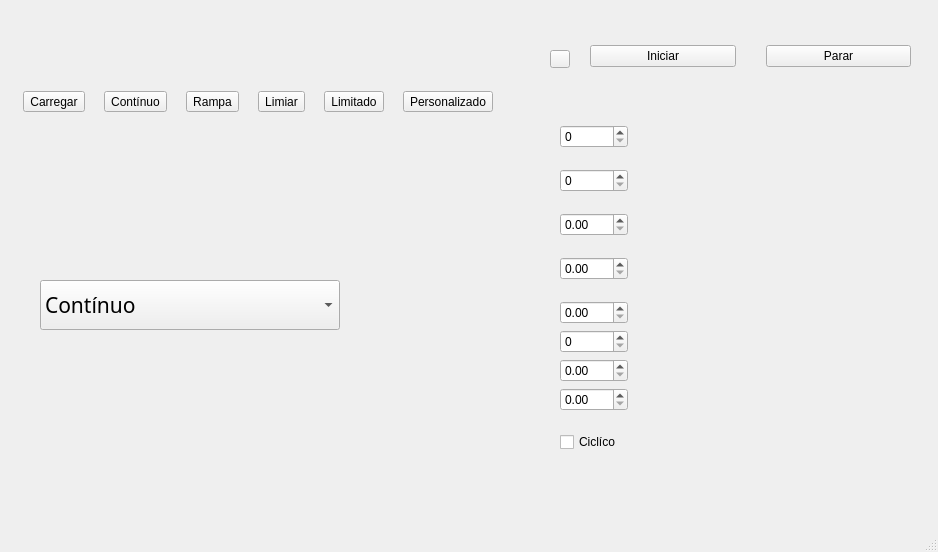
<?xml version="1.0" encoding="UTF-8"?>
<ui version="4.0">
 <class>MainWindow</class>
 <widget class="QMainWindow" name="MainWindow">
  <property name="geometry">
   <rect>
    <x>0</x>
    <y>0</y>
    <width>938</width>
    <height>552</height>
   </rect>
  </property>
  <property name="sizePolicy">
   <sizepolicy hsizetype="Preferred" vsizetype="Preferred">
    <horstretch>32</horstretch>
    <verstretch>32</verstretch>
   </sizepolicy>
  </property>
  <property name="maximumSize">
   <size>
    <width>16777215</width>
    <height>16777215</height>
   </size>
  </property>
  <property name="windowTitle">
   <string>MainWindow</string>
  </property>
  <property name="iconSize">
   <size>
    <width>25</width>
    <height>25</height>
   </size>
  </property>
  <property name="toolButtonStyle">
   <enum>Qt::ToolButtonStyle::ToolButtonTextUnderIcon</enum>
  </property>
  <widget class="QWidget" name="centralwidget">
   <widget class="QPushButton" name="testeCanais_pushButton">
    <property name="geometry">
     <rect>
      <x>550</x>
      <y>50</y>
      <width>20</width>
      <height>18</height>
     </rect>
    </property>
    <property name="text">
     <string/>
    </property>
   </widget>
   <widget class="QWidget" name="layoutWidget">
    <property name="geometry">
     <rect>
      <x>560</x>
      <y>110</y>
      <width>68</width>
      <height>358</height>
     </rect>
    </property>
    <layout class="QVBoxLayout" name="verticalLayout_7">
     <item>
      <widget class="QSpinBox" name="ch1_spinBox_ciclos">
       <property name="enabled">
        <bool>true</bool>
       </property>
      </widget>
     </item>
     <item>
      <widget class="QSpinBox" name="spinBox_protocol">
       <property name="enabled">
        <bool>true</bool>
       </property>
      </widget>
     </item>
     <item>
      <widget class="QDoubleSpinBox" name="ch2_doubleSpinBox_I2i">
       <property name="enabled">
        <bool>true</bool>
       </property>
      </widget>
     </item>
     <item>
      <widget class="QDoubleSpinBox" name="ch1_doubleSpinBox_I1i">
       <property name="enabled">
        <bool>true</bool>
       </property>
      </widget>
     </item>
     <item>
      <layout class="QVBoxLayout" name="verticalLayout_6">
       <item>
        <widget class="QDoubleSpinBox" name="doubleSpinBox_toff">
         <property name="enabled">
          <bool>true</bool>
         </property>
        </widget>
       </item>
       <item>
        <widget class="QSpinBox" name="ch2_spinBox_ciclos">
         <property name="enabled">
          <bool>true</bool>
         </property>
        </widget>
       </item>
       <item>
        <widget class="QDoubleSpinBox" name="doubleSpinBox_ton">
         <property name="enabled">
          <bool>true</bool>
         </property>
        </widget>
       </item>
       <item>
        <widget class="QDoubleSpinBox" name="ch1_doubleSpinBox_trigger">
         <property name="enabled">
          <bool>true</bool>
         </property>
        </widget>
       </item>
      </layout>
     </item>
     <item>
      <layout class="QVBoxLayout" name="verticalLayout_5">
       <item>
        <widget class="QCheckBox" name="ciclicoCheckBox">
         <property name="text">
          <string>Ciclíco</string>
         </property>
        </widget>
       </item>
      </layout>
     </item>
    </layout>
   </widget>
   <widget class="QWidget" name="layoutWidget">
    <property name="geometry">
     <rect>
      <x>590</x>
      <y>30</y>
      <width>321</width>
      <height>53</height>
     </rect>
    </property>
    <layout class="QHBoxLayout" name="horizontalLayout_11">
     <property name="spacing">
      <number>30</number>
     </property>
     <item>
      <widget class="QPushButton" name="iniciarEstimulo_pushButton">
       <property name="text">
        <string>Iniciar</string>
       </property>
      </widget>
     </item>
     <item>
      <widget class="QPushButton" name="pararEstimulo_pushButton">
       <property name="text">
        <string>Parar</string>
       </property>
      </widget>
     </item>
    </layout>
   </widget>
   <widget class="QWidget" name="layoutWidget">
    <property name="geometry">
     <rect>
      <x>10</x>
      <y>30</y>
      <width>496</width>
      <height>144</height>
     </rect>
    </property>
    <layout class="QVBoxLayout" name="verticalLayout_8">
     <item>
      <layout class="QHBoxLayout" name="horizontalLayout_15">
       <item>
        <widget class="QToolButton" name="loadProtocol">
         <property name="minimumSize">
          <size>
           <width>0</width>
           <height>0</height>
          </size>
         </property>
         <property name="text">
          <string>Carregar</string>
         </property>
         <property name="icon">
          <iconset resource="resources.qrc">
           <normaloff>:/images/loag.png</normaloff>:/images/loag.png</iconset>
         </property>
         <property name="iconSize">
          <size>
           <width>30</width>
           <height>30</height>
          </size>
         </property>
         <property name="toolButtonStyle">
          <enum>Qt::ToolButtonStyle::ToolButtonTextUnderIcon</enum>
         </property>
        </widget>
       </item>
       <item>
        <widget class="QToolButton" name="continuousProtocol">
         <property name="text">
          <string>Contínuo</string>
         </property>
         <property name="icon">
          <iconset resource="resources.qrc">
           <normaloff>:/images/cont.png</normaloff>:/images/cont.png</iconset>
         </property>
         <property name="iconSize">
          <size>
           <width>60</width>
           <height>60</height>
          </size>
         </property>
         <property name="checkable">
          <bool>true</bool>
         </property>
         <property name="checked">
          <bool>false</bool>
         </property>
         <property name="toolButtonStyle">
          <enum>Qt::ToolButtonStyle::ToolButtonTextUnderIcon</enum>
         </property>
        </widget>
       </item>
       <item>
        <widget class="QToolButton" name="rampProtocol">
         <property name="text">
          <string>Rampa</string>
         </property>
         <property name="icon">
          <iconset resource="resources.qrc">
           <normaloff>:/images/ramp.png</normaloff>:/images/ramp.png</iconset>
         </property>
         <property name="iconSize">
          <size>
           <width>60</width>
           <height>60</height>
          </size>
         </property>
         <property name="checkable">
          <bool>true</bool>
         </property>
         <property name="checked">
          <bool>false</bool>
         </property>
         <property name="toolButtonStyle">
          <enum>Qt::ToolButtonStyle::ToolButtonTextUnderIcon</enum>
         </property>
        </widget>
       </item>
       <item>
        <widget class="QToolButton" name="thresholdProtocol">
         <property name="text">
          <string>Limiar</string>
         </property>
         <property name="icon">
          <iconset resource="resources.qrc">
           <normaloff>:/images/limiar.png</normaloff>:/images/limiar.png</iconset>
         </property>
         <property name="iconSize">
          <size>
           <width>60</width>
           <height>60</height>
          </size>
         </property>
         <property name="checkable">
          <bool>true</bool>
         </property>
         <property name="checked">
          <bool>false</bool>
         </property>
         <property name="toolButtonStyle">
          <enum>Qt::ToolButtonStyle::ToolButtonTextUnderIcon</enum>
         </property>
        </widget>
       </item>
       <item>
        <widget class="QToolButton" name="limitedProtocol">
         <property name="text">
          <string>Limitado</string>
         </property>
         <property name="icon">
          <iconset resource="resources.qrc">
           <normaloff>:/images/lim.png</normaloff>:/images/lim.png</iconset>
         </property>
         <property name="iconSize">
          <size>
           <width>60</width>
           <height>60</height>
          </size>
         </property>
         <property name="checkable">
          <bool>true</bool>
         </property>
         <property name="checked">
          <bool>false</bool>
         </property>
         <property name="toolButtonStyle">
          <enum>Qt::ToolButtonStyle::ToolButtonTextUnderIcon</enum>
         </property>
        </widget>
       </item>
       <item>
        <widget class="QToolButton" name="customProtocol">
         <property name="text">
          <string>Personalizado</string>
         </property>
         <property name="icon">
          <iconset resource="resources.qrc">
           <normaloff>:/images/perz.png</normaloff>:/images/perz.png</iconset>
         </property>
         <property name="iconSize">
          <size>
           <width>60</width>
           <height>60</height>
          </size>
         </property>
         <property name="checkable">
          <bool>true</bool>
         </property>
         <property name="checked">
          <bool>false</bool>
         </property>
         <property name="toolButtonStyle">
          <enum>Qt::ToolButtonStyle::ToolButtonTextUnderIcon</enum>
         </property>
        </widget>
       </item>
      </layout>
     </item>
    </layout>
   </widget>
   <widget class="QComboBox" name="protocoloEstimulacao_comboBox">
    <property name="geometry">
     <rect>
      <x>40</x>
      <y>280</y>
      <width>300</width>
      <height>50</height>
     </rect>
    </property>
    <property name="minimumSize">
     <size>
      <width>300</width>
      <height>50</height>
     </size>
    </property>
    <property name="maximumSize">
     <size>
      <width>500</width>
      <height>50</height>
     </size>
    </property>
    <property name="font">
     <font>
      <family>Segoe UI Variable</family>
      <pointsize>16</pointsize>
     </font>
    </property>
    <item>
     <property name="text">
      <string>Contínuo</string>
     </property>
    </item>
    <item>
     <property name="text">
      <string>Personalizado </string>
     </property>
    </item>
    <item>
     <property name="text">
      <string>Limiar de sensibilidade</string>
     </property>
    </item>
    <item>
     <property name="text">
      <string>Rampa </string>
     </property>
    </item>
    <item>
     <property name="text">
      <string>Limitado </string>
     </property>
    </item>
   </widget>
  </widget>
  <widget class="QStatusBar" name="statusbar"/>
  <action name="actionRegistrar_paciente">
   <property name="text">
    <string>Registrar paciente</string>
   </property>
   <property name="font">
    <font>
     <family>Segoe UI Variable</family>
     <pointsize>14</pointsize>
    </font>
   </property>
  </action>
  <action name="actionSalvar_sessao">
   <property name="text">
    <string>Salvar sessao</string>
   </property>
   <property name="font">
    <font>
     <family>Segoe UI Variable</family>
     <pointsize>14</pointsize>
    </font>
   </property>
  </action>
  <action name="actionSobre">
   <property name="text">
    <string>Sobre</string>
   </property>
   <property name="font">
    <font>
     <family>Segoe UI Variable</family>
     <pointsize>18</pointsize>
    </font>
   </property>
  </action>
 </widget>
 <resources>
  <include location="resources.qrc"/>
 </resources>
 <connections/>
</ui>
